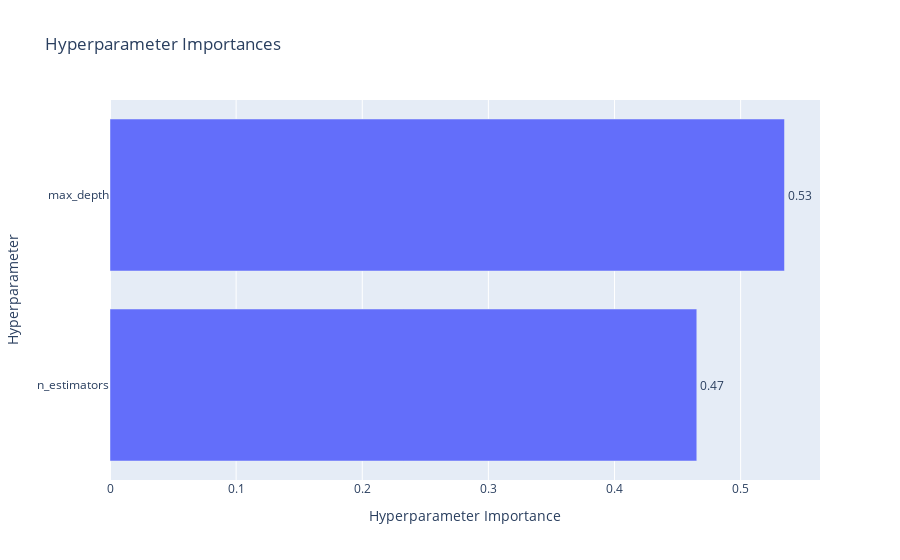

The code cell stored with this chart in its notebook:
### Code cell
# 5. Hyperparameter Importance
plot_param_importances(study).show()

### Figure 1 — Plotly figure (JSON) as saved in the notebook; plotly's stock layout.template omitted (floating-point values rounded to 4 significant figures)
{"data": [{"cliponaxis": false, "hovertemplate": ["n_estimators (IntDistribution): 0.46522969670580167<extra></extra>", "max_depth (IntDistribution): 0.5347703032941984<extra></extra>"], "name": "Objective Value", "orientation": "h", "text": ["0.47", "0.53"], "textposition": "outside", "type": "bar", "x": [0.4652, 0.5348], "y": ["n_estimators", "max_depth"]}], "layout": {"title": {"text": "Hyperparameter Importances"}, "xaxis": {"title": {"text": "Hyperparameter Importance"}}, "yaxis": {"title": {"text": "Hyperparameter"}}}}
